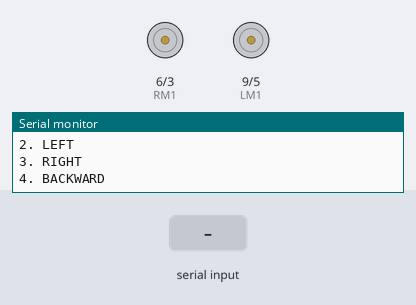
Recording of a sketch running on a simulated Arduino Uno, built with avr-gcc and run on an emulated ATmega328P. On the bench: motor-driver pin pairs drawn as motors (green arrow = first pin HIGH = forward, orange = second pin HIGH = backward, longer = more drive), the last lines printed to the serial monitor. The test bench sets the inputs (shaded band).

Above: at 1.2 s.
1.3 s: "FORWARD" received over Serial
At 3.4 s:
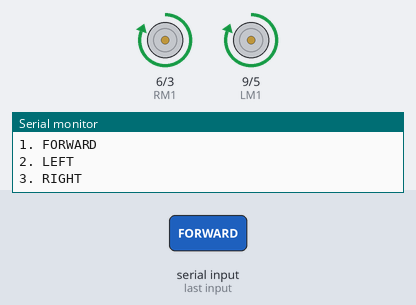
3.8 s: "LEFT" received over Serial
At 5.2 s:
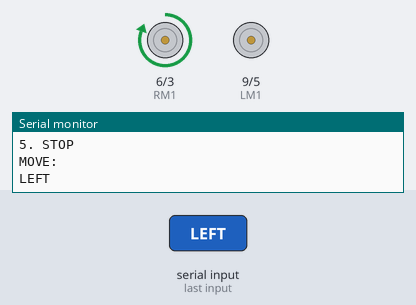
6.8 s: "RIGHT" received over Serial
At 8.2 s:
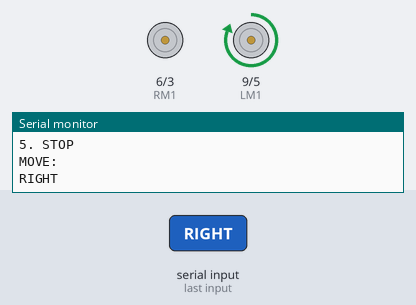
9.8 s: "BACKWARD" received over Serial
At 11.1 s:
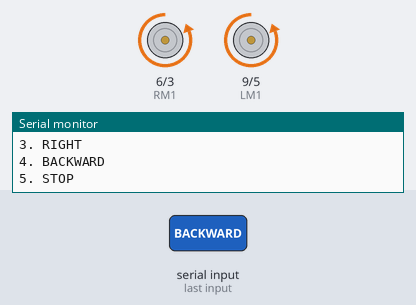
Timing chart, 0 to 12.8 s (numbered marks = the images above; inputs shaded):
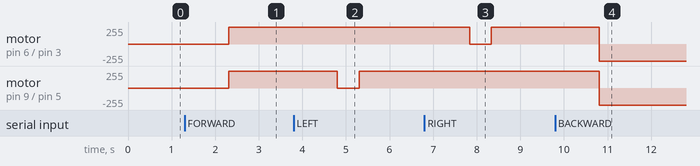

Measured:
- after the input at 1.3 s, motor on pin 6 (RM1) / pin 3 (RM2), motor on pin 9 (LM1) / pin 5 (LM2): stopped → forward 255/255 after 1.0 s
- after the input at 3.8 s, motor on pin 9 (LM1) / pin 5 (LM2): forward 255/255 → stopped after 1.0 s, → forward 255/255 0.50 s later
- after the input at 6.8 s, motor on pin 6 (RM1) / pin 3 (RM2): forward 255/255 → stopped after 1.0 s, → forward 255/255 0.50 s later
- after the input at 9.8 s, motor on pin 6 (RM1) / pin 3 (RM2), motor on pin 9 (LM1) / pin 5 (LM2): forward 255/255 → backward 255/255 after 1.0 s

The sketch:

BasicCar.ino
```cpp
//Basic program to move the car.
int LM1 = 9;
int RM1 = 6;
int LM2 = 5;
int RM2 = 3;

void setup() {
	pinMode(LM1 , OUTPUT);
	pinMode(RM1 , OUTPUT);
	pinMode(LM2 , OUTPUT);
	pinMode(RM2 , OUTPUT);
	Serial.begin(9600);
}

void loop() {


	 Serial.println("1. FORWARD");
	 Serial.println("2. LEFT");
	 Serial.println("3. RIGHT");
	 Serial.println("4. BACKWARD");
	 Serial.println("5. STOP");

	 if (Serial.available()>0){
	  String val = Serial.readString();
	  Serial.println("MOVE:");
	  Serial.println(val);

	  if (val == "FORWARD"){
	    forward();
	  }

	  else if (val == "LEFT"){
	    left();
	    forward();

	  }

	  else if (val == "RIGHT"){
	    right();
	    forward();
	  }

	  else if(val == "BACKWARD"){
	    backward();
	  }

	  else if(val == "STOP"){
	    digitalWrite(LM1 , LOW);
	    digitalWrite(LM2 , LOW);
	    digitalWrite(RM1 , LOW);
	    digitalWrite(RM2 , LOW);
	  }

	  else{
	    Serial.println("INVALID");
	    digitalWrite(LM1 , LOW);
	    digitalWrite(LM2 , LOW);
	    digitalWrite(RM1 , LOW);
	    digitalWrite(RM2 , LOW);
	  }
	}
}

void forward(){
    digitalWrite(LM1 , HIGH);
    digitalWrite(LM2 , LOW);
    digitalWrite(RM1 , HIGH);
    digitalWrite(RM2 , LOW);
};

void left(){
    digitalWrite(LM1 , LOW);
	digitalWrite(LM2 , LOW);
    digitalWrite(RM1 , HIGH);
    digitalWrite(RM2 , LOW);
    delay(500);
};


void right(){
    digitalWrite(LM1 , HIGH);
    digitalWrite(LM2 , LOW);
    digitalWrite(RM1 , LOW);
    digitalWrite(RM2 , LOW);
    delay(500);
};

void backward(){
	digitalWrite(LM1 , LOW);
    digitalWrite(LM2 , HIGH);
    digitalWrite(RM1 , LOW);
    digitalWrite(RM2 , HIGH);
};
```
